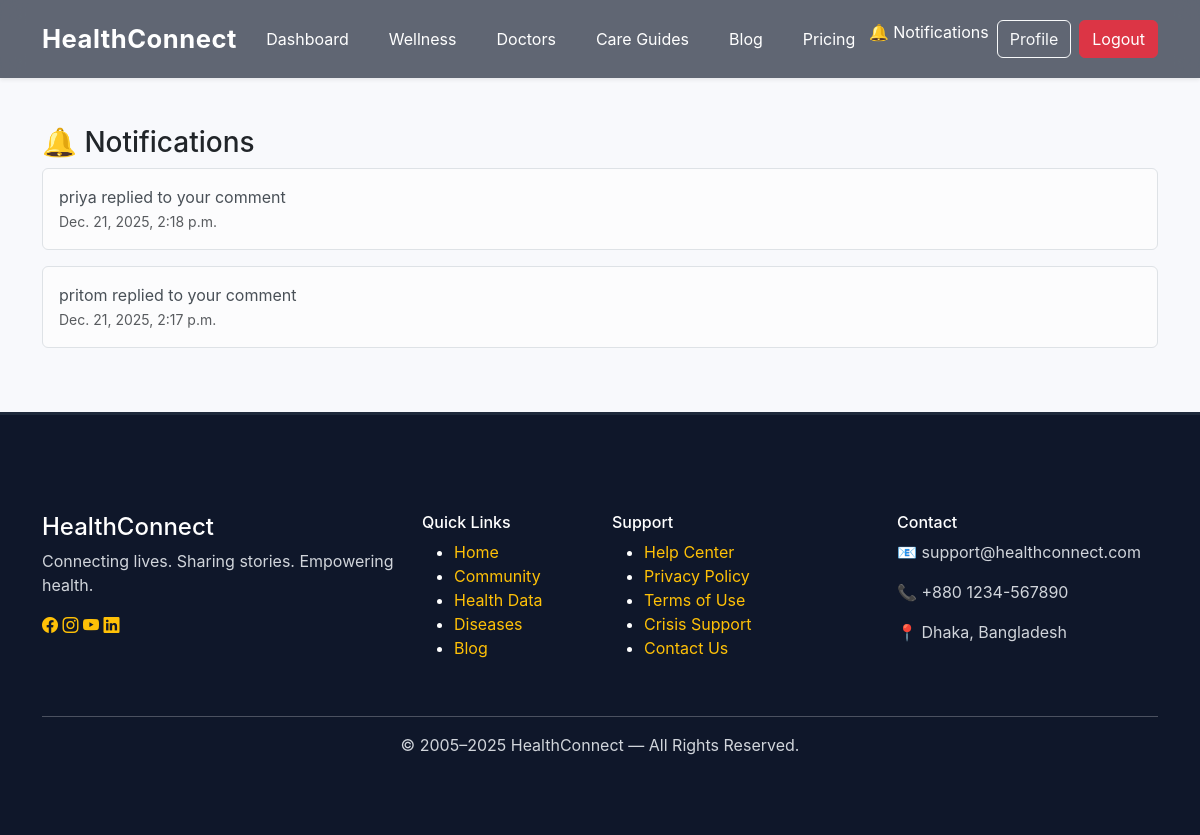
Page /blog/notifications/ (signed in) on the committed database.
### blog/models.py (models this page shows, shortened)
class Notification(models.Model):
    user = models.ForeignKey(
        settings.AUTH_USER_MODEL,
        on_delete=models.CASCADE,
        related_name="notifications"
    )
    message = models.CharField(max_length=255)
    is_read = models.BooleanField(default=False)
    created_at = models.DateTimeField(auto_now_add=True)

### blog/views.py (the view)
# urls.py: path("notifications/", views.notifications, name="notifications"),
@login_required
def notifications(request):
    notes = request.user.notifications.order_by("-created_at")
    notes.update(is_read=True)
    return render(request, "blog/notifications.html", {"notes": notes})

### blog/context_processors.py (called while the page is built)
def unread_notifications(request):
    if request.user.is_authenticated:
        return {
            "unread_count": request.user.notifications.filter(is_read=False).count()
        }
    return {"unread_count": 0}

### blog/templates/blog/notifications.html
{% extends "base.html" %}
{% block content %}
<div class="container py-5">
  <h3>🔔 Notifications</h3>
  {% for n in notes %}
    <div class="alert alert-light border">
      {{ n.message }}
      <br>
      <small class="text-muted">{{ n.created_at }}</small>
    </div>
  {% empty %}
    <p>No notifications yet.</p>
  {% endfor %}
</div>
{% endblock %}

### static/css/style.css (style rules this page uses)
body { font-family: 'Inter', sans-serif; background: #f8f9fc; margin: 0; padding: 0; }
* { transition: 0.3s ease; }

### rows in the picture
Notification: message "priya replied to your comment", created_at "Dec. 21, 2025, 2:18 p.m."
Notification: message "pritom replied to your comment", created_at "Dec. 21, 2025, 2:17 p.m."
